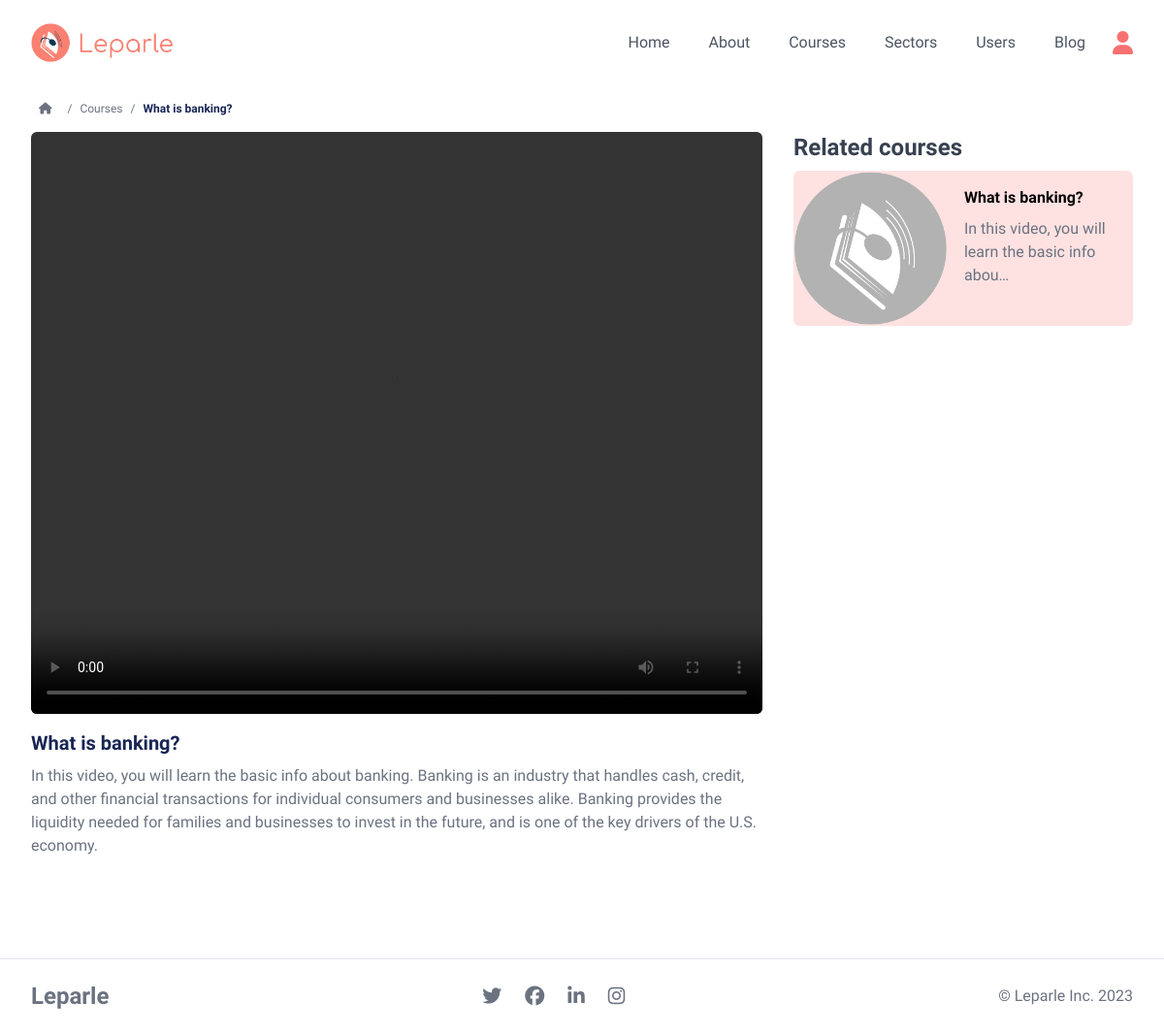
Screenshot of /courses/1/ (signed in) with the database file from the repository.
### base/models.py (models this page shows, shortened)
class Course(models.Model):
    sector = models.ForeignKey(
        Sector, on_delete=models.SET_NULL, blank=True, null=True,)
    title  = models.CharField(max_length=255)
    subtitle = models.CharField(max_length=255, blank=True, null=True)
    overview = models.TextField(blank=True, null=True)
    article = models.TextField(blank=True, null=True)
    video = models.FileField(blank=True, null=True, upload_to = 'videos')
    document = models.FileField(blank=True, null=True, upload_to = 'docs')
    is_popular = models.BooleanField(default=False)
    date_added = models.DateTimeField(blank=True, default=timezone.now)

### base/views.py (the view)
# urls.py: path('courses/<str:pk>/', course_details, name='course'),
@login_required(login_url='login')
def course_details(req, pk):
    user = req.user
    curr_course = Course.objects.get(id=pk)
    rel_courses = Course.objects.filter(sector=curr_course.sector)
    sectors = Sector.objects.all()
    context = {
        "courses_page": "active",
        'title': 'courses',
        'rel_courses': rel_courses,
        'curr_course': curr_course,
        'sectors': sectors,
    }
    return render(req, 'base/course.html', context)

### base/templates/base/course.html
{% extends 'main.html' %} {% load static %} {% block content %}
<div class="px-8 w-full max-w-[1350px] mx-auto">
  <nav class="py-2 flex gap-2 items-center text-xs">
    <a
      class="p-2 hover:bg-gray-100 hover:text-blue-950 rounded-full transition ease-in duration-200"
      href="{% url 'home' %}"
      ><i class="fa-solid fa-house"></i>
    </a>
    /
    <a
      class="hover:text-blue-950 hover:underline transition ease-in duration-200"
      href="{% url 'courses' %}"
      >Courses</a
    >
    /
    <span class="text-blue-950 font-black">{{curr_course.title}}</span>
  </nav>
  <div class="flex flex-col lg:flex-row justify-between items-start gap-8">
    <div class="flex flex-col w-full">
      {% if curr_course.video %}
      <video
        class="h-[600px] rounded-t-md object-cover hover:shadow-md rounded-md"
        loop
        preload="metadata"
        controls="controls"
        autoplay
      >
        <source src="{{curr_course.video.url}}" type="video/mp4" />
      </video>
      {% endif %}
      <div class="py-4 flex flex-col justify-between">
        <h4 class="text-blue-950 text-xl font-bold">{{curr_course.title}}</h4>
        <p class="py-2 text-md">{{curr_course.overview}}</p>
      </div>
    </div>
    <div class="">
      <h3 class="mb-2 mx-auto text-gray-700 text-2xl font-black">
        Related courses
      </h3>
      <div class="flex flex-col justify-between gap-2 w-full">
        {% for item in rel_courses %}
        <a href="{% url 'course' item.id  %}">
          <div
            class="flex bg-red-100 hover:shadow-md rounded-md group overflow-hidden"
          >
            {% if item.video %}
            <video
              class="h-40 w-60 lg:w-40 rounded-l-md object-cover"
              poster="{% static 'imgs/leparle-gris.png' %}"
              preload="metadata"
            >
              <source src="{{item.video.url}}" type="video/mp4" />
            </video>
            {% endif %}
            <div class="p-4 flex flex-col">
              <h4 class="text-black font-bold">{{item.title}}</h4>
              <p class="pt-2 text-md">{{item.subtitle|truncatechars:50}}</p>
            </div>
          </div>
        </a>
        {% endfor %}
      </div>
    </div>
  </div>
</div>
{% endblock %}

### static/styles.css (style rules this page uses)
html { scroll-behavior: smooth; box-sizing: border-box; }

### templates/main.html (style rules this page uses)
body { font-family: "Comfortaa", serif; }

### rows the page displays
Course: title "What is banking?", overview "In this video, you will learn the basic info about banking. Banking is an industry that handles cash, credit, and other financial transactions for individual consumers and businesses alike. Banking provides the liquidity needed for families and businesses to invest in the future, and is one of the key drivers of the U.S. economy.", subtitle "In this video, you will learn the basic info abou…"
